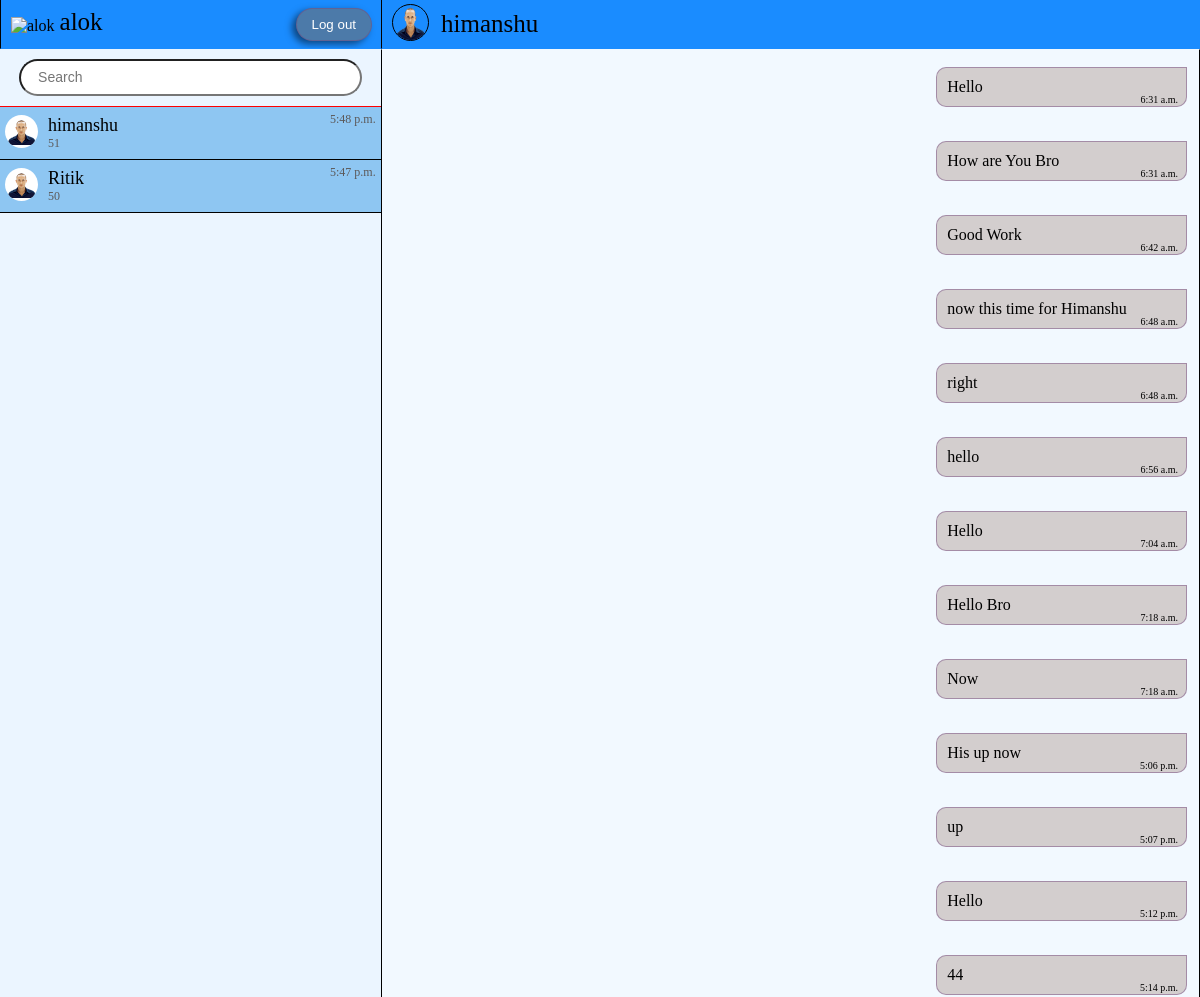
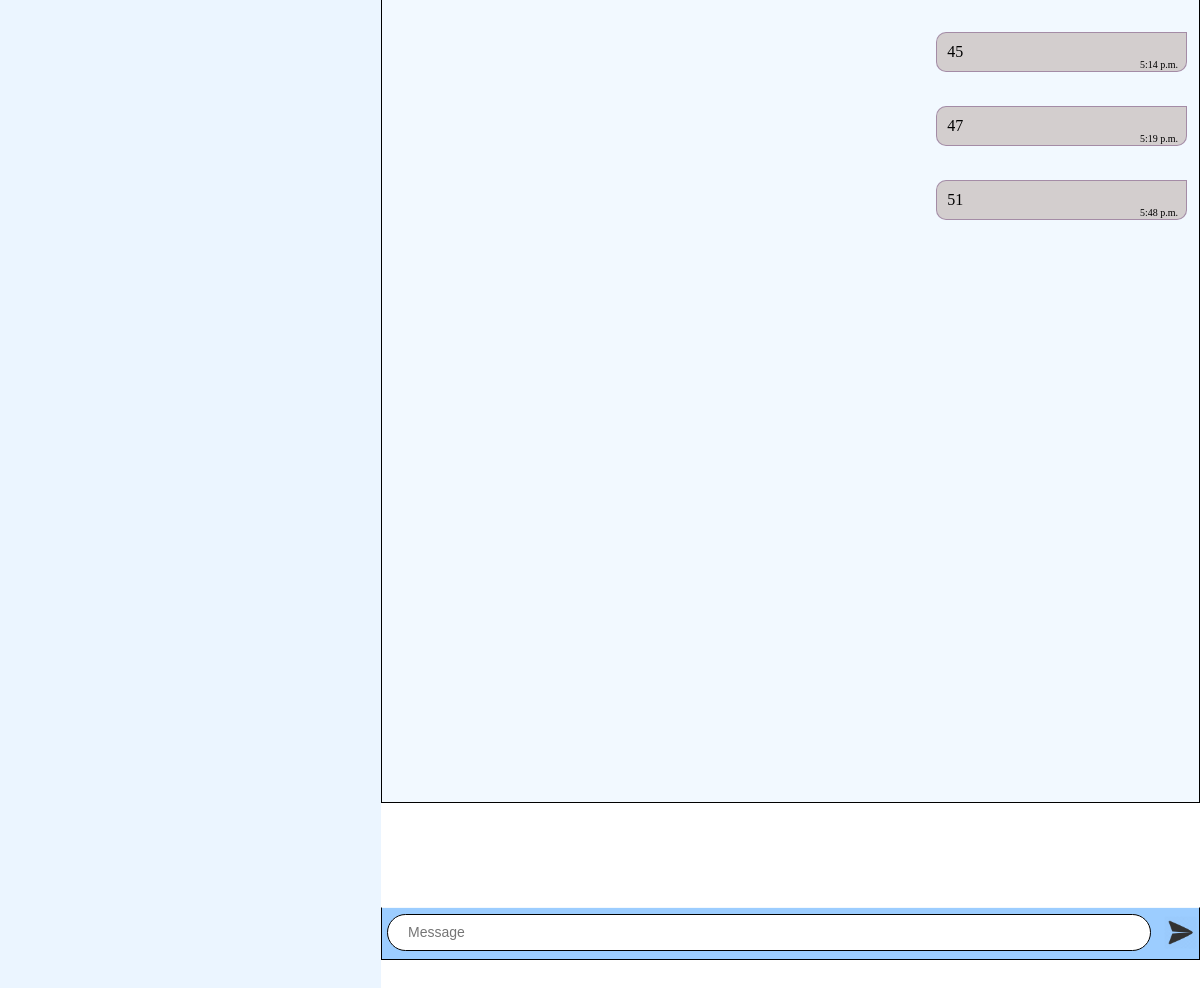
Before: /message/ (signed in) with the older database file (2 pictures, top to bottom).
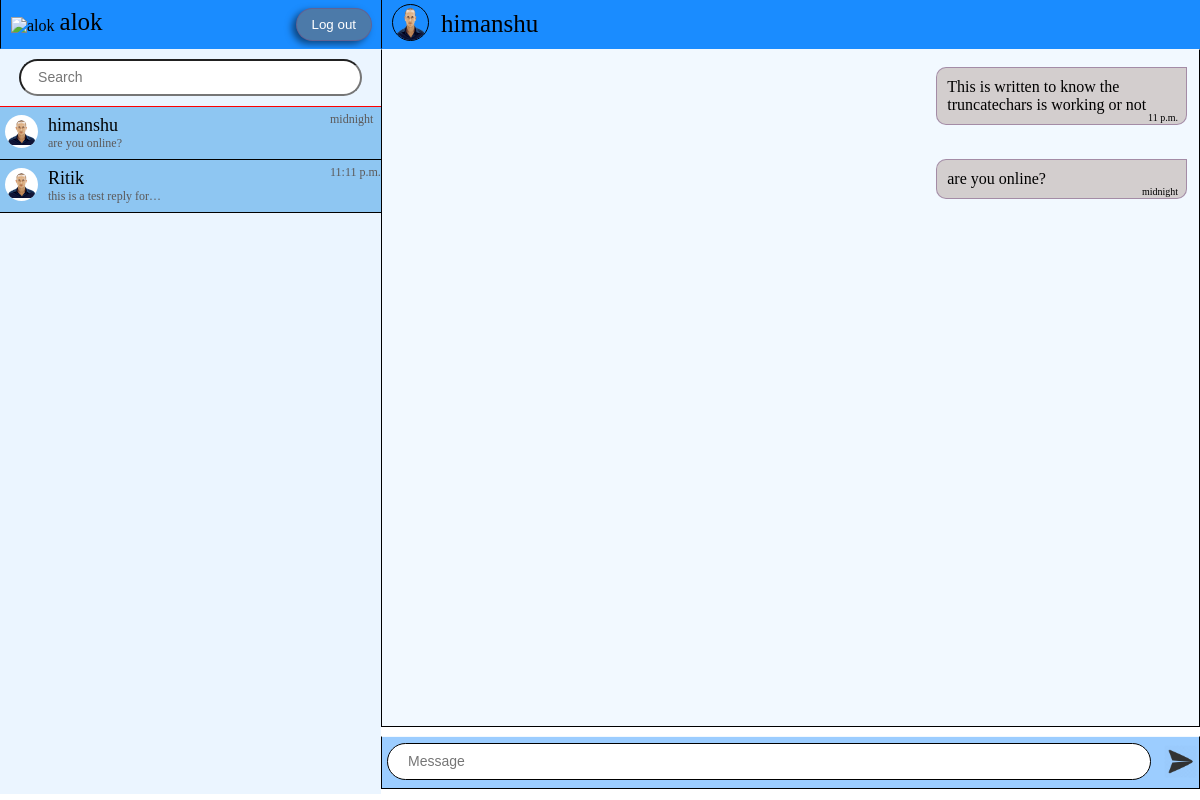
After: the same page with the newer database file.
### usermessages/models.py (models this page shows)
class Thread(models.Model):
    first_person = models.ForeignKey(
        User, on_delete=models.CASCADE, null=True, blank=True, related_name="thread_first_person")
    second_person = models.ForeignKey(
        User, on_delete=models.CASCADE, null=True, blank=True, related_name="thread_second_person")
    updated = models.DateTimeField(default=datetime.now())
    timestamp = models.DateTimeField(default=datetime.now(), editable=False)
    objects= ThreadManager()
    class Meta:
        unique_together = ['first_person', 'second_person']

class ChatMessage(models.Model):
    thread = models.ForeignKey(Thread, null=True, blank=True,
                               on_delete=models.CASCADE, related_name='chatmessage_thread')
    user = models.ForeignKey(User, on_delete=models.CASCADE)
    message = models.TextField()
    timestamp = models.DateTimeField(default=datetime.now(), editable=False)

### usermessages/views.py (the view, shortened to what this page needs)
# urls.py: path('', views.messages, name='messages'),
@login_required
def messages(request):
    threads = Thread.objects.by_user(user=request.user).prefetch_related(
        'chatmessage_thread').order_by("updated")[::-1]
    context = {
        'Threads': threads
    }
    return render(request, "ForChat.html", context)

### usermessages/models.py (called while the page is built)
    def by_user(self, **kwargs):
        user = kwargs.get('user')
        lookup = Q(first_person=user) | Q(second_person=user)
        qs = self.get_queryset().filter(lookup).distinct()
        return qs

### Template/ForChat.html (shortened to what this page needs)
{% load static %}
<!DOCTYPE html>
<html lang="en">
<head>
    <link rel="stylesheet" href="{% static 'style/ForChat.css' %}">
</head>
<body>
    <div class="main-container">
        <div class="contact-section">
            <div class="head contact-head">
                <div class=user-img>
                    <img class="dp" src=" https://www.codewithfaraz.com/InstaPic.png" alt="{{ user.username }}" />
                </div>
                <div class="username">{{user.username}}</div>
                <div class="logout-btn-container">
                    <form action="" method="POST" id="contact-form" name="contact-form">
                        <button class="logout-btn" type="submit">Log out</button>
                    </form>
                </div>
            </div>
            <div class="container-contact">
                <div class="container-search">
                    <form action="" method="post" value="search" id="search" name="search">
                        <input type="text" class="search-box" placeholder="Search" name="search-box">
                    </form>
                </div>
                <div class="contact-list">
                    {% for thread in Threads %}
                    <div class="contact {% if forloop.first %}active{% endif %}" chat-id="chat_{{thread.id}}">
                        <div class="contact-img">
                            <img src="{% static 'demo_img/person.png' %}" alt="profile_img" class="contact-profile-img">
                        </div>
                        <div class="detail">
                            <div class="contact-name">
                                {% if thread.first_person == user %}
                                <p>{{thread.second_person.username}}</p>
                                {% else %}
                                <p>{{thread.first_person.username}}</p>
                                {% endif %}
                            </div>
                            <div class="contact-message">
                                <p>{{ thread.chatmessage_thread.last.message |truncatechars:25 }}</p>
                            </div>
                        </div>
                        <div class="message-time">
                            <p>{{ thread.chatmessage_thread.last.timestamp|date:"P" }}</p>
                        </div>
                    </div>
                    {% endfor %}
                </div>
            </div>
        </div>
        <div class="message-section-container" style="position: relative;">
            {% for thread in Threads %}
            <div class="message-section {% if forloop.first %}hide is_active{% else %}hide{% endif %}"
                style="position: absolute;" chat-id="chat_{{ thread.id }}" other-user-id="
            {% if thread.first_person == user %}
                {{ thread.second_person.id }}
            {% else %}
                {{ thread.first_person.id }}
            {% endif %}
        ">
                <div class="head"><img class="psn-img" src="{% static 'demo_img/person.png' %}" alt="">
                    <span class="name">
                        {% if thread.first_person == user %}
                        {{ thread.second_person.username }}
                        {% else %}
                        {{ thread.first_person.username }}
                        {% endif %}
                    </span>
                </div>
                <div class="msg-container">
                    {% for chat in thread.chatmessage_thread.all %}
                    {% if chat.user == user %}
                    <div class="message right">{{chat.message}}
                        <div class="msg-time">{{chat.timestamp|time:'P'}}</div>
                    </div>
                    {% else %}
                    <div class="message left">{{chat.message}}
                        <div class="msg-time">{{chat.timestamp|time:'P'}}</div>
                    </div>
                    {% endif %}
                    {% endfor %}
                </div>
            </div>
            {% endfor %}
            <div class="foot">
                <form action="" class="txt-box" id="sent-form" , name="sent-form">
                    <input class="text-box input-message" type="text" placeholder="Message">
                    <button class="send-btn" type="submit"><img class="send-img" src="{% static 'demo_img/send.png' %}"
                            alt=""></button>
                </form>
            </div>
        </div>
    </div>
</body>
</html>

### static/style/ForChat.css (style rules this page uses)
* { margin: 0; padding: 0; }
.main-container { display: grid; grid-template-columns: auto 3fr; width: 100vw; height: 100vh; overflow: hidden hidden; }
.contact-section { display: grid; grid-template-rows: auto 1fr; background-color: #ebf5ff; height: 98vh; min-width: 250px; padding-bottom: 10px; }
.contact-head { display: flex; width: 100%; min-width: 30vw; align-items: center; flex-direction: row; padding: 0 10px; overflow: hidden; }
.dp { margin: -2; width: 35px; height: 35px; padding-top: 3px; }
.username { margin-left: 5px; font-size: 25px; margin-bottom: 5px; }
.logout-btn-container { margin-left: auto; margin-right: 20px; }
.logout-btn { border: 1px solid rgba(119, 77, 128, 0.5); background-color: #4c7aa9; color: white; padding: 8px 15px; border-radius: 20px; box-shadow: -4px 3px 7px rgba(0, 0, 0, 0.5); cursor: pointer; transition: box-shadow 0.15s }
.container-search { text-align: center; border-bottom: 1px solid red; }
.search-box { font-size: 13px; padding: 9px 17px; width: 80%; margin-bottom: 10px; margin-top: 10px; border-radius: 19px; }
.contact-list { height: 83.5vh; overflow-y: auto; }
.contact { display: grid; background-color: #8ec6f2; grid-template-columns: 45px 1fr 51px; border-bottom: 1px solid black; padding: 5px 0px; }
.contact-img { width: 33px; height: 33px; padding: 3px 5px; }
.contact-profile-img { width: 100%; height: 100%; object-fit: contain; object-position: center; border-radius: 25px; background: white; }
p { cursor: pointer; }
.detail { margin: 3px; font-size: 18px; }
.contact-message { font-size: 12px; color: rgb(92, 89, 89); }
.message-time { font-size: 12px; color: rgb(92, 89, 89); }
.message-section-container, .message-section { height: 100%; width: 100%; }
.message-section.hide.is_active { z-index: 100; }
.head { background: #1a8cff; height: 48px; max-width: 1202px; border-bottom: 1px solid #1a8cff; border-left: 1px solid black; }
.psn-img { height: 35px; width: 35px; border-radius: 50%; border: 1px solid black; margin-top: 4px; margin-left: 10px; }
.name { position: relative; bottom: 9px; margin-left: 8px; font-size: 25px; cursor: default; }
.msg-container { background-color: #f2f9ff; height: 84.5vh; min-height: 300px; max-width: 1202px; border: 1px solid black; border-top: 1px solid #f2f9ff; overflow-y: auto; overflow-x: hidden; }
.message { position: relative; background-color: #d3cece; width: 28%; inline-size: 28%; overflow-wrap: break-word; padding: 10px; margin: 17px 12px; border: 1px solid rgba(119, 77, 128, 0.5); border-radius: 10px; }
.left { float: left; clear: both; border-top-left-radius: 0px; }
.right { float: right; clear: both; border-top-right-radius: 0px; }
.msg-time { position: absolute; bottom: 1px; right: 8px; font-size: 10px; }
.foot { position: sticky; background-color: #9ccdff; border: 1px solid black; border-top: 1px solid #f2f9ff; max-width: 100vw; height: 51px; margin-top: 92vh; z-index: 300; }
.txt-box { display: flex; align-items: center; justify-content: center; }
.text-box { width: 100%; height: 35px; padding-left: 20px; margin-top: 6px; border: 1px solid black; border-radius: 19px; margin-left: 5px; margin-bottom: 3px; }
.send-btn { margin-top: 5px; margin-left: 12px; border: 1px solid transparent; background-color: transparent; border-radius: 50%; height: 40px; width: 40px; cursor: pointer; }
::placeholder { font-size: 14px; }
.send-img { height: 33px; width: 33px; }

Changed rows visible on the page:
removed ChatMessage: message "Hello", timestamp "6:31 a.m.", shown under Thread "himanshu"
removed ChatMessage: message "How are You Bro", timestamp "6:31 a.m.", shown under Thread "himanshu"
removed ChatMessage: message "Good Work", timestamp "6:42 a.m.", shown under Thread "himanshu"
removed ChatMessage: message "now this time for Himanshu", timestamp "6:48 a.m.", shown under Thread "himanshu"
removed ChatMessage: message "right", timestamp "6:48 a.m.", shown under Thread "himanshu"
removed ChatMessage: message "hello", timestamp "6:56 a.m.", shown under Thread "himanshu"
removed ChatMessage: message "Hello", timestamp "7:04 a.m.", shown under Thread "himanshu"
removed ChatMessage: message "Hello Bro", timestamp "7:18 a.m.", shown under Thread "himanshu"
removed ChatMessage: message "Now", timestamp "7:18 a.m.", shown under Thread "himanshu"
removed ChatMessage: message "His up now", timestamp "5:06 p.m.", shown under Thread "himanshu"
removed ChatMessage: message "up", timestamp "5:07 p.m.", shown under Thread "himanshu"
removed ChatMessage: message "Hello", timestamp "5:12 p.m.", shown under Thread "himanshu"
removed ChatMessage: message "44", timestamp "5:14 p.m.", shown under Thread "himanshu"
removed ChatMessage: message "45", timestamp "5:14 p.m.", shown under Thread "himanshu"
removed ChatMessage: message "47", timestamp "5:19 p.m.", shown under Thread "himanshu"
removed ChatMessage: message "51", timestamp "5:48 p.m.", shown under Thread "himanshu"
changed Thread "himanshu": chatmessage_thread.last.message "51" → "are you online?"; chatmessage_thread.last.timestamp "5:48 p.m." → "midnight"
changed Thread "Ritik": chatmessage_thread.last.message "50" → "this is a test reply for…"; chatmessage_thread.last.timestamp "5:47 p.m." → "11:11 p.m."
added ChatMessage: message "This is written to know the truncatechars is working or not", timestamp "11 p.m.", shown under Thread "himanshu"
added ChatMessage: message "are you online?", timestamp "midnight", shown under Thread "himanshu"
